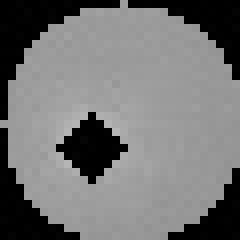
#> input picture vision4location/src/image_save/extrame_seg/102/image2.jpg, 30 x 30 px, found by its file name (shown 8 times larger)
$ python get_lightness_peak.py
#> lines starting #> are read from the running program, lines starting #| are printed output that depends on the picture; after the words box and inside, x2 and y2 are one past the last pixel; in counts of white or black regions, pixels touching at a corner belong together
#!/usr/bin/env python3
# -*- coding: utf-8 -*-
"""
亮度峰值检测与3D可视化类

功能：
    - 计算灰度图直方图并检测峰值点
    - 返回峰值点与峰值强度
    - 3D亮度可视化
"""

import cv2
import numpy as np
from scipy.signal import find_peaks
import matplotlib
# 设置非交互式后端，适用于SSH环境
matplotlib.use('Agg')
import matplotlib.pyplot as plt
from mpl_toolkits.mplot3d import Axes3D
import os
from pathlib import Path
from typing import Union, Tuple, List, Optional


class GetLightnessPeak:
    """
    亮度峰值检测与3D可视化类

    功能：
        - 检测灰度图直方图的峰值点与峰值强度
        - 3D亮度可视化
    """

    def __init__(self, colormap: str = 'viridis'):
        """
        初始化类

        参数:
            colormap: 3D可视化的默认颜色映射
        """
        self.colormap = colormap
        self.gray_image = None
        self.hist = None
        self.peaks = None
        self.peak_intensities = None
        self.peak_counts = None

    def _load_image(self, image_or_path: Union[np.ndarray, str]) -> np.ndarray:
        """
        加载图片（内部方法）

        参数:
            image_or_path: 图片数组或图片路径

        返回:
            gray_image: 灰度图数组
        """
        if isinstance(image_or_path, str):
            # 如果是路径，读取图片
            if not os.path.exists(image_or_path):
                raise FileNotFoundError(f"图片文件不存在: {image_or_path}")
            image = cv2.imread(image_or_path)
            if image is None:
                raise ValueError(f"无法读取图片文件: {image_or_path}")
            # 转换为灰度图
            if len(image.shape) == 3:
                gray_image = cv2.cvtColor(image, cv2.COLOR_BGR2GRAY)
            else:
                gray_image = image
        elif isinstance(image_or_path, np.ndarray):
            # 如果已经是数组
            if len(image_or_path.shape) == 3:
                gray_image = cv2.cvtColor(image_or_path, cv2.COLOR_BGR2GRAY)
            else:
                gray_image = image_or_path.copy()
        else:
            raise TypeError(f"不支持的类型: {type(image_or_path)}")

        # 检查图像是否为空
        if gray_image.size == 0:
            raise ValueError("输入图像为空（大小为0），无法处理")

        self.gray_image = gray_image
        return gray_image

    def get_lightness_peaks(self,
                           image_or_path: Union[np.ndarray, str]) -> List[int]:
        """
        获取图像中最大值点的x坐标列表（核心函数）

        参数:
            image_or_path: 图片数组或图片路径

        返回:
            max_x_list: 最大值点的x坐标列表
        """
        # 加载图片
        gray_img = self._load_image(image_or_path)
#> in _load_image, image is the input picture: shape (30, 30, 3); min 0, max 181, mean 115.8

        # 检查图像是否为空（双重检查）
        if gray_img.size == 0:
            # 返回空列表并设置默认值
            self.max_value = 0
            self.max_positions = np.array([], dtype=int).reshape(0, 2)
            self.max_x_list = []
            return []

        # 找到图像中的最大值
        max_value = gray_img.max()
#> max_value = 181

        # 找到所有最大值的位置
        max_mask = gray_img == max_value
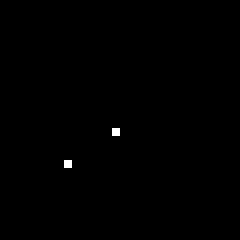
#> max_mask: shape (30, 30) bool (shown 8 times larger); 0.22% white in thin lines or dots, all inside (x1, y1, x2, y2) = (8, 16, 15, 21)

        # 获取所有最大值点的坐标 (y, x)
        max_positions = np.argwhere(max_mask)
#> max_positions = [[16, 14], [20, 8]]

        # 提取x坐标列表
        max_x_list = [int(x) for y, x in max_positions]
#> max_x_list = [14, 8]

        # 保存结果（用于后续使用）
        self.max_value = max_value
#> self.max_value = 181
        self.max_positions = max_positions
#> self.max_positions = [[16, 14], [20, 8]]
        self.max_x_list = max_x_list
#> self.max_x_list = [14, 8]

        return max_x_list

    def visualize_3d_lightness(self,
                              image_or_path: Union[np.ndarray, str] = None,
                              show: bool = False,
                              save: bool = False,
                              save_path: Optional[str] = None,
                              downsample: int = 1,
                              colormap: Optional[str] = None,
                              title: Optional[str] = None,
                              mark_extrema: bool = True,
                              mode: str = 'surface') -> Optional[dict]:
        """
        显示3D强度图（函数2）

        参数:
            image_or_path: 图片数组或图片路径，如果为None则使用已加载的图片
            show: 是否显示图表窗口
            save: 是否保存图片
            save_path: 保存路径，如果为None且save=True，则自动生成
            downsample: 下采样因子（默认1，即不采样）
            colormap: 颜色映射（默认使用self.colormap）
            title: 图表标题
            mark_extrema: 是否标记极值点（默认True）
            mode: 可视化模式，'surface'（表面图）或'scatter'（散点图）

        返回:
            extrema_info: 极值点信息字典（如果mark_extrema为True）
        """
        # 加载图片（如果未提供或需要重新加载）
        if image_or_path is not None:
            gray_image = self._load_image(image_or_path)
        elif self.gray_image is not None:
            gray_image = self.gray_image
        else:
            raise ValueError("未提供图片，请传入image_or_path参数或先调用get_lightness_peaks")

        if colormap is None:
            colormap = self.colormap

        # 保存原始图像用于查找极值点
        original_image = gray_image.copy()

        # 下采样以减少数据点（提高性能）
        if downsample > 1:
            gray_image = gray_image[::downsample, ::downsample]

        height, width = gray_image.shape

        # 创建3D图形
        fig = plt.figure(figsize=(12, 10))
        ax = fig.add_subplot(111, projection='3d')

        # 查找并标记极值点
        extrema_info = None
        max_x_list = []
        max_y_list = []
        max_z_list = []
        min_x_list = []
        min_y_list = []
        min_z_list = []

        if mark_extrema:
            # 检查图像是否为空
            if original_image.size == 0:
                # 如果图像为空，跳过极值点标记
                mark_extrema = False
                extrema_info = None
            else:
                max_value = original_image.max()
                min_value = original_image.min()

                # 找到所有最大值和最小值的位置
                max_mask = original_image == max_value
                min_mask = original_image == min_value

                # 获取所有极值点的坐标 (y, x)
                max_positions = np.argwhere(max_mask)
                min_positions = np.argwhere(min_mask)

                extrema_info = {
                    'max_value': max_value,
                    'max_positions': max_positions.tolist(),
                    'min_value': min_value,
                    'min_positions': min_positions.tolist()
                }

                # 将原始坐标转换为下采样后的坐标
                for y_orig, x_orig in max_positions:
                    x_down = x_orig // downsample
                    y_down = y_orig // downsample
                    if 0 <= x_down < width and 0 <= y_down < height:
                        max_x_list.append(x_down)
                        max_y_list.append(y_down)
                        max_z_list.append(gray_image[y_down, x_down])

                for y_orig, x_orig in min_positions:
                    x_down = x_orig // downsample
                    y_down = y_orig // downsample
                    if 0 <= x_down < width and 0 <= y_down < height:
                        min_x_list.append(x_down)
                        min_y_list.append(y_down)
                        min_z_list.append(gray_image[y_down, x_down])

        # 根据模式选择可视化方式
        if mode == 'surface':
            # 创建坐标网格
            x = np.arange(0, width)
            y = np.arange(0, height)
            X, Y = np.meshgrid(x, y)
            Z = gray_image.astype(float)

            # 绘制3D表面图
            surf = ax.plot_surface(X, Y, Z,
                                  cmap=colormap,
                                  linewidth=0,
                                  antialiased=True,
                                  alpha=0.9)
            colorbar_obj = fig.colorbar(surf, ax=ax, shrink=0.5, aspect=20, label='Lightness value')
        else:  # scatter mode
            # 创建坐标和亮度值数组
            x = np.arange(0, width)
            y = np.arange(0, height)
            X, Y = np.meshgrid(x, y)
            X_flat = X.flatten()
            Y_flat = Y.flatten()
            Z_flat = gray_image.flatten()

            # 绘制散点图
            scatter = ax.scatter(X_flat, Y_flat, Z_flat,
                                c=Z_flat,
                                cmap=colormap,
                                s=1,
                                alpha=0.6)
            colorbar_obj = plt.colorbar(scatter, ax=ax, shrink=0.5, aspect=20, label='Lightness value')

        # 标记极值点
        if mark_extrema:
            # 标记最大值点（红色）
            if max_x_list:
                print(f"最大值点数量: {len(max_x_list)}")
                ax.scatter(max_x_list, max_y_list, max_z_list,
                          c='red', s=200, marker='^',
                          label=f'max point (value={extrema_info["max_value"]})',
                          edgecolors='darkred', linewidths=2, zorder=10)

            # 标记最小值点（蓝色）
            if min_x_list:
                ax.scatter(min_x_list, min_y_list, min_z_list,
                          c='blue', s=200, marker='v',
                          label=f'min point (value={extrema_info["min_value"]})',
                          edgecolors='darkblue', linewidths=2, zorder=10)

            # 添加图例
            if max_x_list or min_x_list:
                ax.legend(loc='upper left')

        # 设置标签和标题
        ax.set_xlabel('X (pixel)', fontsize=12)
        ax.set_ylabel('Y (pixel)', fontsize=12)
        ax.set_zlabel('Lightness value', fontsize=12)

        if title is None:
            title = '3D Lightness Visualization'
        ax.set_title(title, fontsize=14, fontweight='bold')

        # 设置视角
        ax.view_init(elev=30, azim=45)

        # 保存图片
        if save:
            if save_path is None:
                # 自动生成保存路径
                if isinstance(image_or_path, str):
                    input_path = Path(image_or_path)
                    save_path = input_path.parent / f"{input_path.stem}_3d.png"
                else:
                    save_path = "lightness_3d.png"

            # 确保输出目录存在
            save_dir = os.path.dirname(save_path)
            if save_dir:
                os.makedirs(save_dir, exist_ok=True)

            plt.savefig(save_path, dpi=300, bbox_inches='tight')
            print(f"3D可视化已保存到: {save_path}")

        # 显示图表
        if show:
            plt.show()
        else:
            plt.close()

        return extrema_info


if __name__ == "__main__":
    # 测试代码
    get_lightness_peak = GetLightnessPeak()

    # 测试1: 使用路径
    image_path = '/home/yjc/Project/rov_ws/src/vision4location/src/image_save/seg/test/image2.jpg'

    # 获取最大值点的x坐标列表
    max_x_list = get_lightness_peak.get_lightness_peaks(image_path)
#> max_x_list = [14, 8]
    print(f"检测到的最大值点x坐标列表: {max_x_list}")
#| 检测到的最大值点x坐标列表: [14, 8]
    print(f"最大值点数量: {len(max_x_list)}")
#| 最大值点数量: 2
    print(f"图像的最大亮度值: {get_lightness_peak.max_value}")
#| 图像的最大亮度值: 181

    # 3D可视化
    get_lightness_peak.visualize_3d_lightness(
        image_path,
        show=False,
        save=True,
        save_path='/home/yjc/Project/rov_ws/src/vision4location/src/image_save/seg/test/image2_3d.png'
    )
#> in visualize_3d_lightness, `max_value = original_image.max()`: max_value = 181
#> in visualize_3d_lightness, `min_value = original_image.min()`: min_value = 0
#> in visualize_3d_lightness, `min_mask = original_image == min_value`:
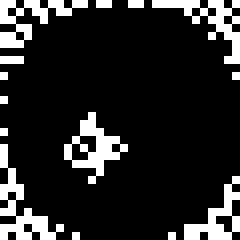
#> min_mask: shape (30, 30) bool (shown 8 times larger); 15.6% white in thin lines or dots
#> in visualize_3d_lightness, `max_positions = np.argwhere(max_mask)`: max_positions = [[16, 14], [20, 8]]
#> in visualize_3d_lightness, `min_positions = np.argwhere(min_mask)`: min_positions = 140 pairs, first value 0 to 29, second value 0 to 29
#> the loop in visualize_3d_lightness, `for y_orig, x_orig in max_positions:` made 2 passes
#> (y_orig, x_orig, x_down, y_down) on passes 1 to 2: (16, 14, 14, 16), (20, 8, 8, 20)
#> after the loop in visualize_3d_lightness, `for y_orig, x_orig in max_positions:`: max_x_list = [14, 8]; max_y_list = [16, 20]; max_z_list = [181, 181]
#> the loop in visualize_3d_lightness, `for y_orig, x_orig in min_positions:` made 140 passes
#> (y_orig, x_orig, x_down, y_down) on passes 1 to 12: (0, 0, 0, 0), (0, 1, 1, 0), (0, 3, 3, 0), (0, 4, 4, 0), (0, 6, 6, 0), (0, 7, 7, 0), (0, 9, 9, 0), (0, 10, 10, 0), (0, 12, 12, 0), (0, 13, 13, 0), (0, 16, 16, 0), (0, 17, 17, 0)
#> (x_down, y_down) on passes 61 to 66: (0, 12), (11, 14), (10, 15), (11, 15), (0, 16), (10, 16)
#> after the loop in visualize_3d_lightness, `for y_orig, x_orig in min_positions:`: min_x_list = 140 values, max 29 at index 20, min 0 at index 0, mean 12.8; min_y_list = 140 values from 0 to 29; min_z_list = 140 values from 0 to 0
#> in visualize_3d_lightness, `surf = ax.plot_surface(X, Y, Z, cmap=colormap, linewidth=0, antialiase..`:
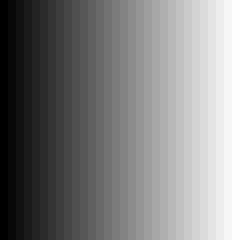
#> X: shape (30, 30) int64 (shown 8 times larger); min 0, max 29, mean 14.5; drawn with min black and max white
#| 最大值点数量: 2
#> in visualize_3d_lightness, `plt.savefig(save_path, dpi=300, bbox_inches='tight')`:
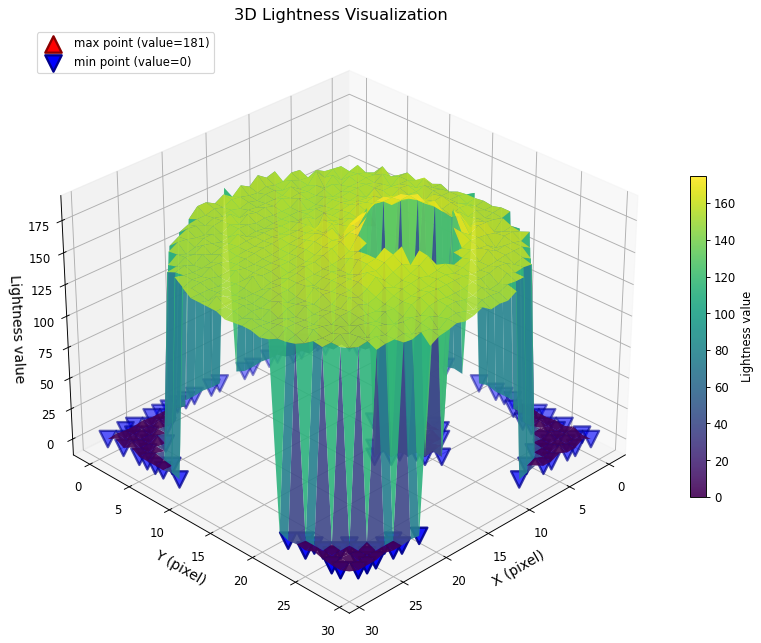
#> figure drawn by matplotlib, 2 panels

    # 测试2: 使用图片数组
    image = cv2.imread(image_path)
    max_x_list2 = get_lightness_peak.get_lightness_peaks(image)
#> max_x_list2 = [14, 8]
    print(f"使用图片数组检测到的最大值点x坐标列表: {max_x_list2}")
#| 使用图片数组检测到的最大值点x坐标列表: [14, 8]
    print(f"最大值点数量: {len(max_x_list2)}")
#| 最大值点数量: 2
